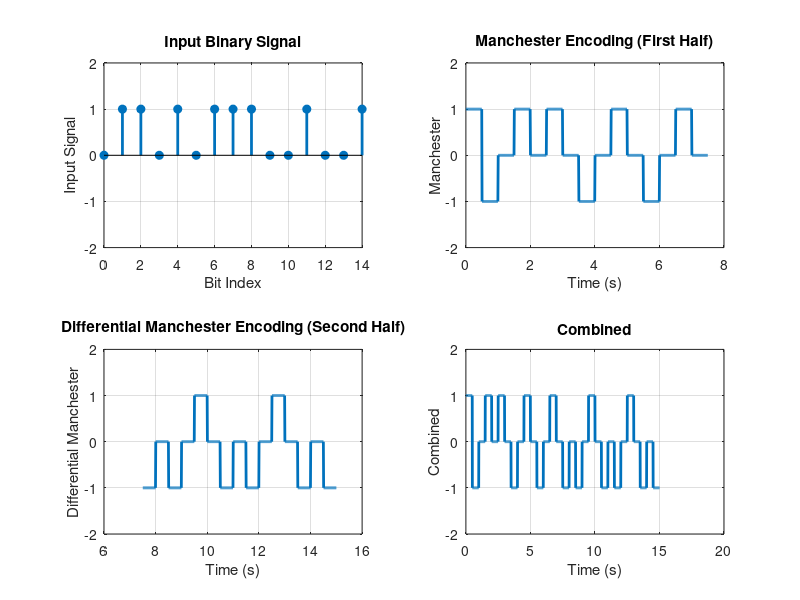

Source code (MATLAB):
clc;
clear;
close all;

input_signal = [ 0 1 1 0 1 0 1 1 1 0 0 1 0 0 1 ];
n = length(input_signal);
bitrate = 1;
samples_per_bit = 100;
time = linspace(0, n, n * samples_per_bit);
half = n / 2;
manchester = zeros(1, length(time));
diff_manchester = zeros(1, length(time));
combined = zeros(1, length(time));

prev1 = -1;
prev2 = 1;

for i = 1:n
    t_index = (i - 1) * samples_per_bit + 1 : i * samples_per_bit / 2;
    t_index2 = (i - 1) * samples_per_bit + samples_per_bit / 2 + 1 : i * samples_per_bit;
    
    if i <= half
        if input_signal(i) == 0
            manchester(t_index) = 1;
            manchester(t_index2) = -1;
        else
            manchester(t_index) = -1;
            manchester(t_index2) = 1;
        end
        combined(t_index) = manchester(t_index);
        combined(t_index2) = manchester(t_index2);
    else
        if input_signal(i) == 1
            diff_manchester(t_index) = prev2;
            diff_manchester(t_index2) = prev1;
        else
            diff_manchester(t_index) = prev1;
            diff_manchester(t_index2) = prev2;
        end
        combined(t_index) = diff_manchester(t_index);
        combined(t_index2) = diff_manchester(t_index2);
        
        prev1 = diff_manchester(t_index2(end));
        prev2 = -prev1;
    end
end

figure;
subplot(2,2,1);
stem(0:n-1, input_signal, 'filled', 'linewidth', 2);
ylabel('Input Signal');
xlabel('Bit Index');
title('Input Binary Signal');
grid on;
ylim([-2 2]);

subplot(2,2,2);
plot(time(1:round(half * samples_per_bit)), manchester(1:round(half * samples_per_bit)), 'linewidth', 2);
ylabel('Manchester');
xlabel('Time (s)');
title('Manchester Encoding (First Half)');
grid on;
ylim([-2 2]);

subplot(2,2,3);
plot(time(round(half * samples_per_bit) + 1:end), diff_manchester(round(half * samples_per_bit) + 1:end), 'linewidth', 2);
ylabel('Differential Manchester');
xlabel('Time (s)');
title('Differential Manchester Encoding (Second Half)');
grid on;
ylim([-2 2]);

subplot(2,2,4);
plot(time, combined, 'linewidth', 2);
ylabel('Combined');
xlabel('Time (s)');
title('Combined');
grid on;
ylim([-2 2]);

